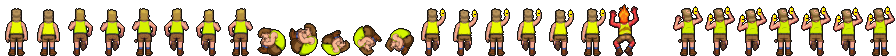
#> input picture assets/bogan.png, 896 x 56 px, given in place of slat.png, which was not available
$ python make_trailer_v11_score.py
#> lines starting #> are read from the running program, lines starting #| are printed output that depends on the picture
"""Sun Fighter trailer v5, vertical 9:16: beach, the Sun rising, its eyes heating up, his silhouette against the Sun,
a reveal with his mullet in the wind, the tube in his hand, ONE FIGHT TO THE DEATH, a rapid-fire montage, darkness, then the title slams in."""
import bisect, json, math, subprocess, sys, wave
import numpy as np
from PIL import Image

D = '/tmp/claude-0/-home-user-slather/21d9a6bc-cd97-5e18-a54d-642d51bfb159/scratchpad/trailer6'
sys.path.insert(0, '/tmp/claude-0/-home-user-slather/21d9a6bc-cd97-5e18-a54d-642d51bfb159/scratchpad/trailer5')
D3 = '/tmp/claude-0/-home-user-slather/21d9a6bc-cd97-5e18-a54d-642d51bfb159/scratchpad/trailer3'
D2 = '/tmp/claude-0/-home-user-slather/21d9a6bc-cd97-5e18-a54d-642d51bfb159/scratchpad/trailer2'   # older clips live here
OUT = sys.argv[1] if len(sys.argv) > 1 else D + '/sun-fighter-trailer-v9-vertical.mp4'
W, H, FPS, SR = 1080, 1920, 30, 44100
GW, GH = 135, 240     # a vertical window onto the 480x270 game; 135x240 game pixels at 8x is exactly 1080x1920
LOW = (0, 640, 782, 440)    # bottom-left of the title screen: the bogan, no logo
OLD = (130, 600, 853, 480)  # wider, so the old man and his whole speech bubble fit


class Clip:
    # [11 lines left out: functions __init__, frame, not called in this run]
CLIPS, CARDS = {}, {}
def footage(name, at):
    if name not in CLIPS: CLIPS[name] = Clip(name)
    return CLIPS[name].frame(at)
# [9 lines left out: function where, not called in this run]
def card(name):
    if name not in CARDS: CARDS[name] = Image.open(f'{D}/cards/{name}.png').convert('RGBA')
    return CARDS[name]
BLACK = Image.new('RGB', (W, H))
#> BLACK: PIL image 1080x1920 RGB; every value is 0

SLAT = Image.open(D + '/slat.png').convert('RGBA'); FIGHT = Image.open(D + '/fight.png').convert('RGBA')
#> further down, SLAT is the input picture: PIL image 896x56 RGBA; mean R, G, B, A 51.1, 40.9, 18.7, 98.6
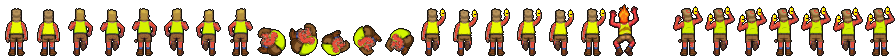
#> input picture assets/bogan_burnt.png, 896 x 56 px, given in place of fight.png, which was not available
#> further down, FIGHT is the input picture: PIL image 896x56 RGBA; mean R, G, B, A 50.1, 36.4, 14.7, 98.6
SLAT3 = SLAT.resize((SLAT.width * 3, SLAT.height * 3), Image.NEAREST); FIGHT3 = FIGHT.resize((FIGHT.width * 3, FIGHT.height * 3), Image.NEAREST)
#> after `SLAT3 = SLAT.resize((SLAT.width * 3, SLAT.height * 3), Image.NEAREST)`:
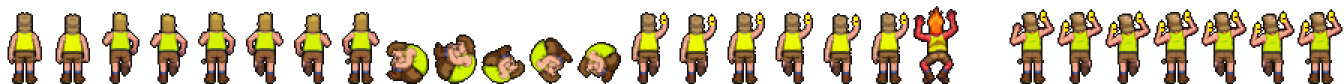
#> SLAT3: PIL image 2688x168 RGBA (shown at 1/2 size); mean R, G, B, A 51.1, 40.9, 18.7, 98.6; transparent parts drawn white
#> after `FIGHT3 = FIGHT.resize((FIGHT.width * 3, FIGHT.height * 3), Image.NEARE`:
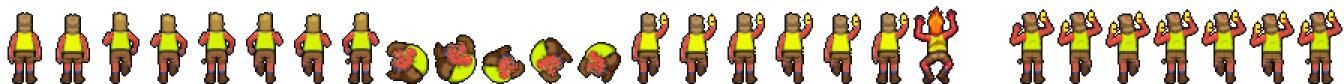
#> FIGHT3: PIL image 2688x168 RGBA (shown at 1/2 size); mean R, G, B, A 50.1, 36.4, 14.7, 98.6; transparent parts drawn white
WHITE = Image.new('RGB', (W, H), (255, 251, 224))
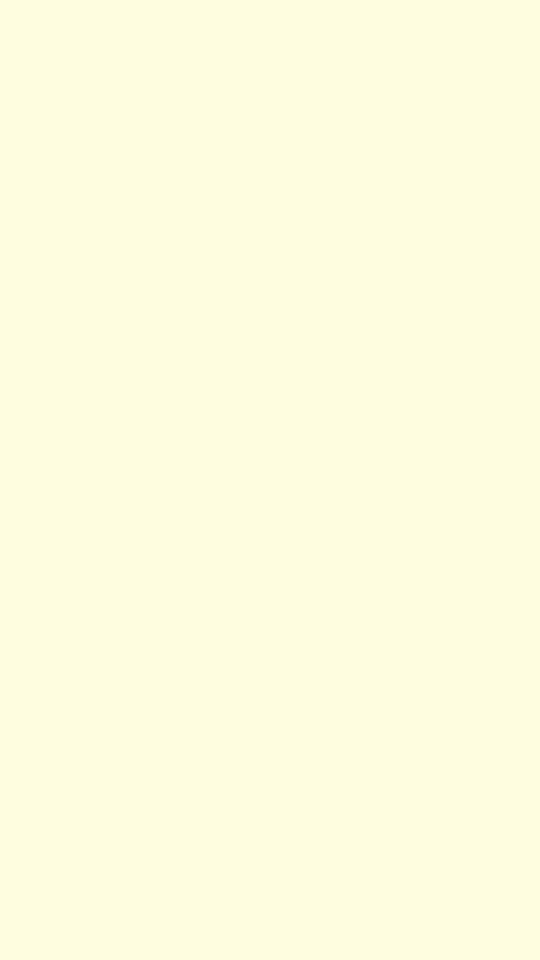
#> WHITE: PIL image 1080x1920 RGB (shown at 1/2 size); mean R, G, B 255, 251, 224
def window(fr, cx, cy, zoom=1.0, crisp=False):
    gw, gh = GW / zoom, GH / zoom; x = min(max(cx - gw / 2, 0), 480 - gw); y = min(max(cy - gh / 2, 0), 270 - gh)
    return fr.crop((round(x * 4), round(y * 4), round((x + gw) * 4), round((y + gh) * 4))).resize((W, H), Image.NEAREST if zoom == 1 or crisp else Image.BILINEAR)
# [5 lines left out: function overlay, not called in this run]


#> (the run stopped early here; a loop or call above may not have finished)
